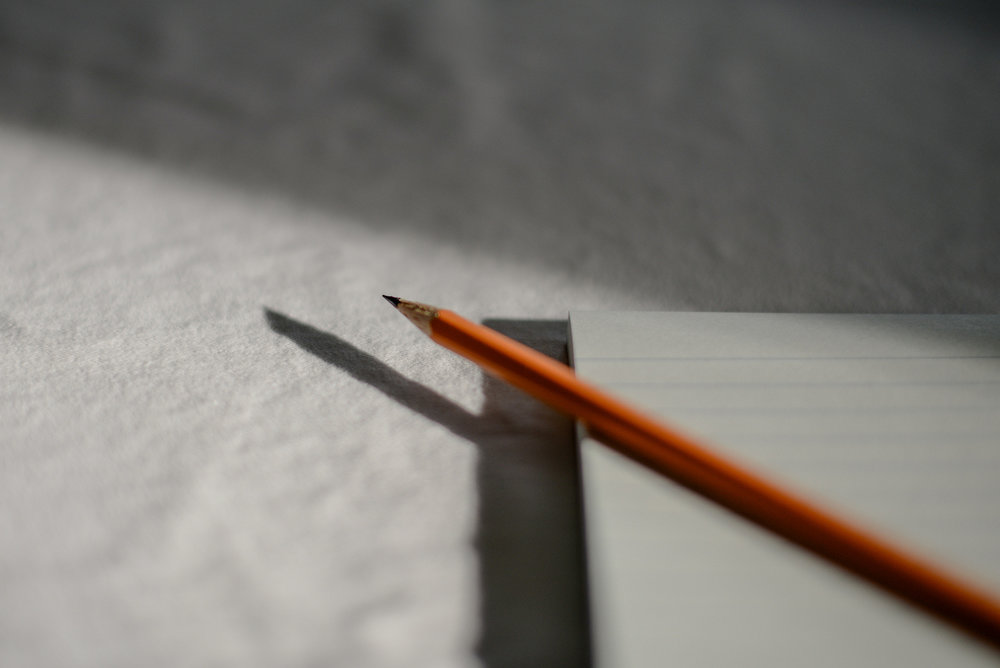
#> input picture pencil.jpg, 1000 x 668 px
$ python 12adaptivethresholding.py
#> lines starting #> are read from the running program, lines starting #| are printed output that depends on the picture; after the words box and inside, x2 and y2 are one past the last pixel; in counts of white or black regions, pixels touching at a corner belong together
import numpy as np
import cv2

# Adaptive thresholding is good when the image has lightning shadows.
# Adaptive thresholding is best for lightining shadows

bw = cv2.imread('pencil.jpg', 0)
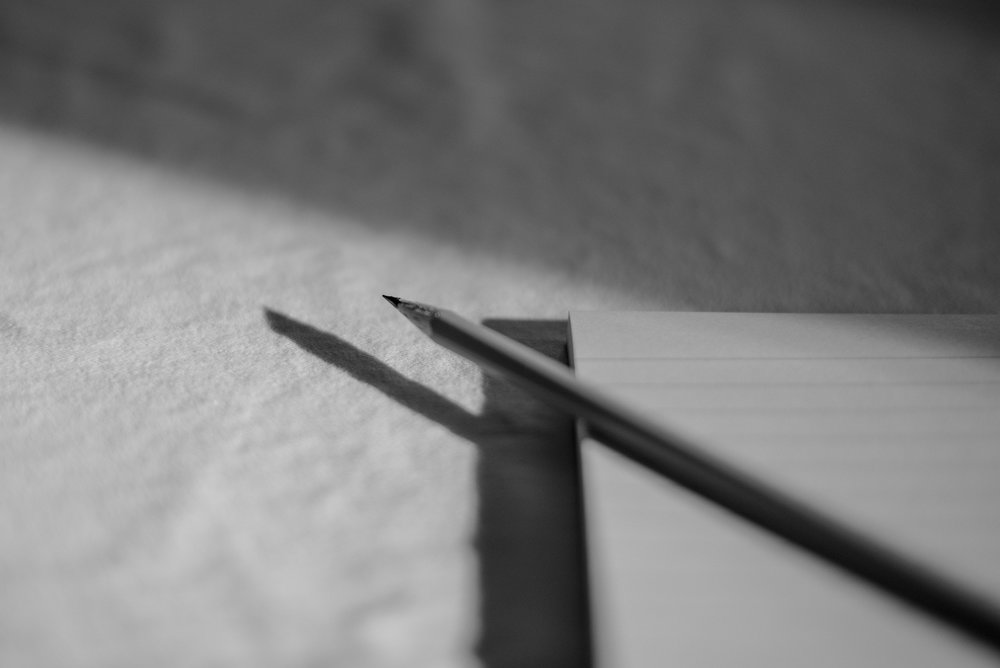
#> bw: shape (668, 1000); min 0, max 209, mean 124.4
cv2.imshow("Banepa", bw)

ret, threshold_basic = cv2.threshold(bw, 70, 255, cv2.THRESH_BINARY)
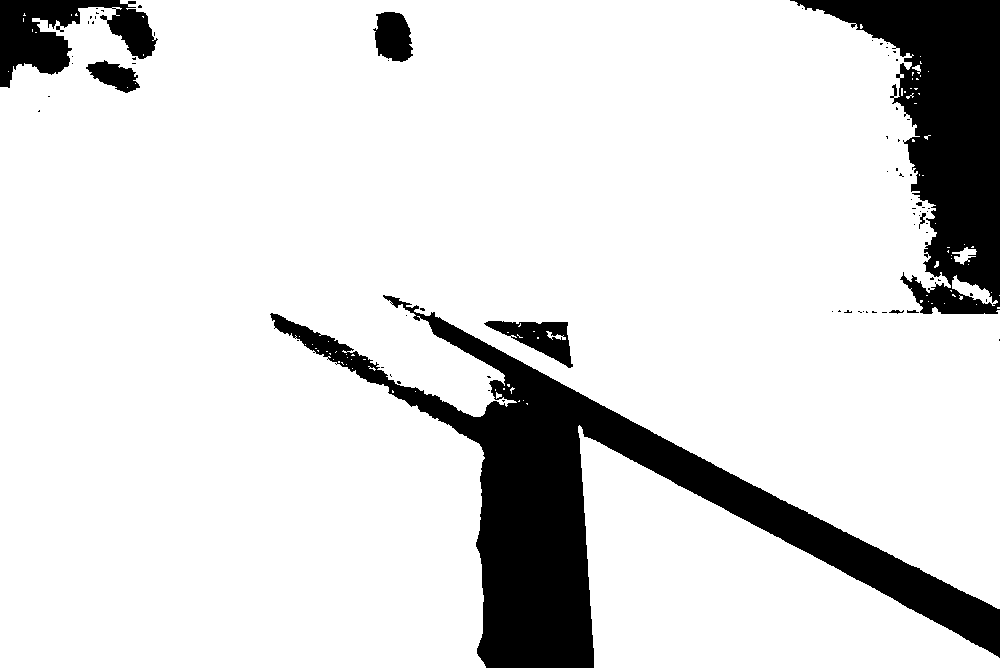
#> threshold_basic: shape (668, 1000); 86% white; 75 black regions (65 under 20 px), largest, box (x1, y1, x2, y2) and area: (270, 295, 1000, 668) 53094, (790, 0, 1000, 314) 28617, (0, 0, 158, 88) 6771
cv2.imshow("Basic threshold", threshold_basic)

thresh_adapt = cv2.adaptiveThreshold(bw, 255, cv2.ADAPTIVE_THRESH_GAUSSIAN_C, cv2.THRESH_BINARY, 115, 1)
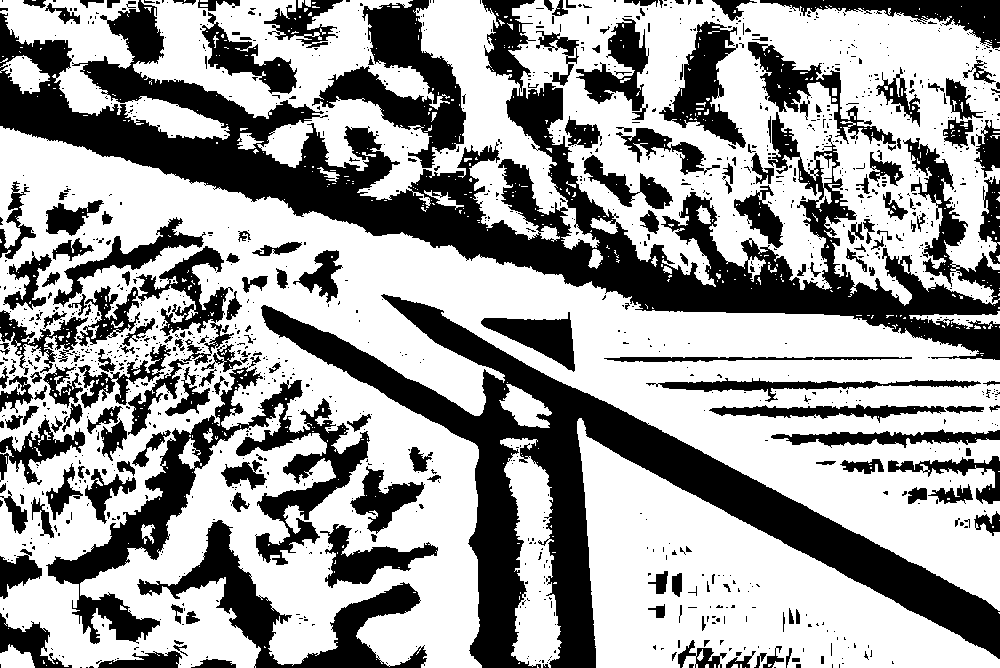
#> thresh_adapt: shape (668, 1000); 61.8% white; 1272 black regions (1060 under 20 px), largest, box (x1, y1, x2, y2) and area: (0, 0, 1000, 360) 76144, (261, 294, 1000, 668) 52153, (46, 367, 370, 644) 17161
cv2.imshow("Adaptive Threshold", thresh_adapt)

cv2.waitKey(0)
cv2.destroyAllWindows()

$ run again, with butterfly.jpg copied over pencil.jpg
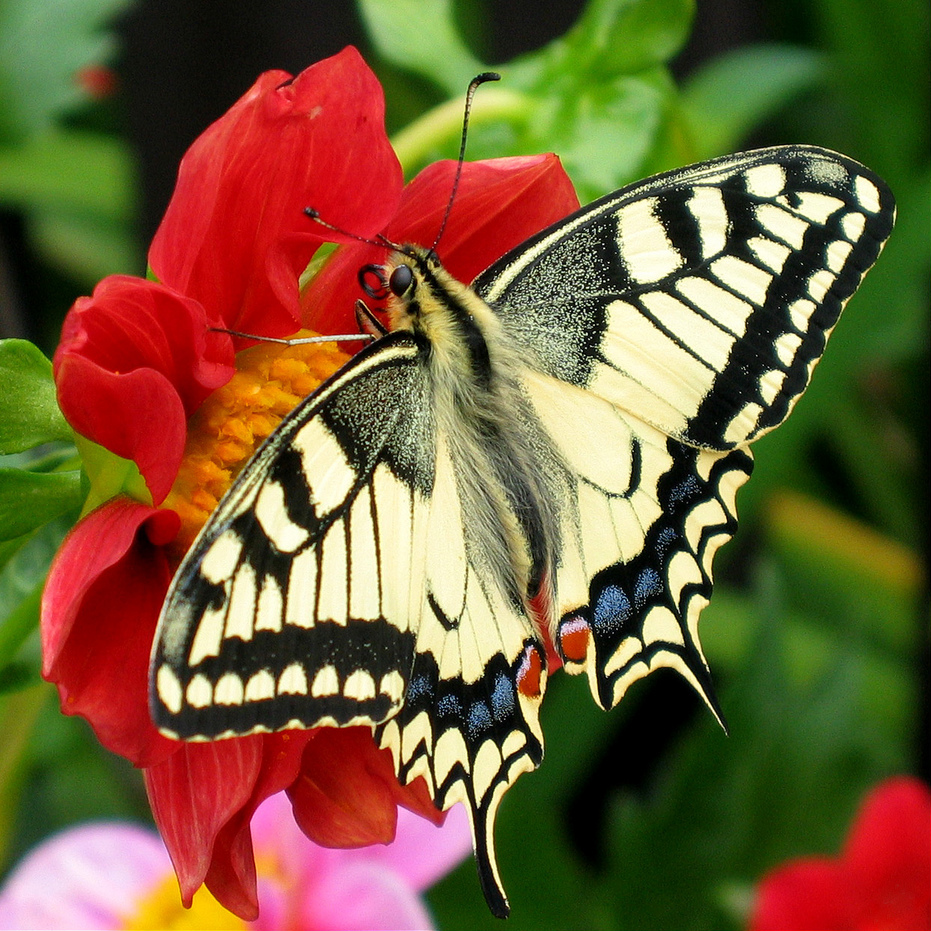
#> input picture butterfly.jpg, 931 x 931 px
#> `ret, threshold_basic = cv2.threshold(bw, 70, 255, cv2.THRESH_BINARY)`:
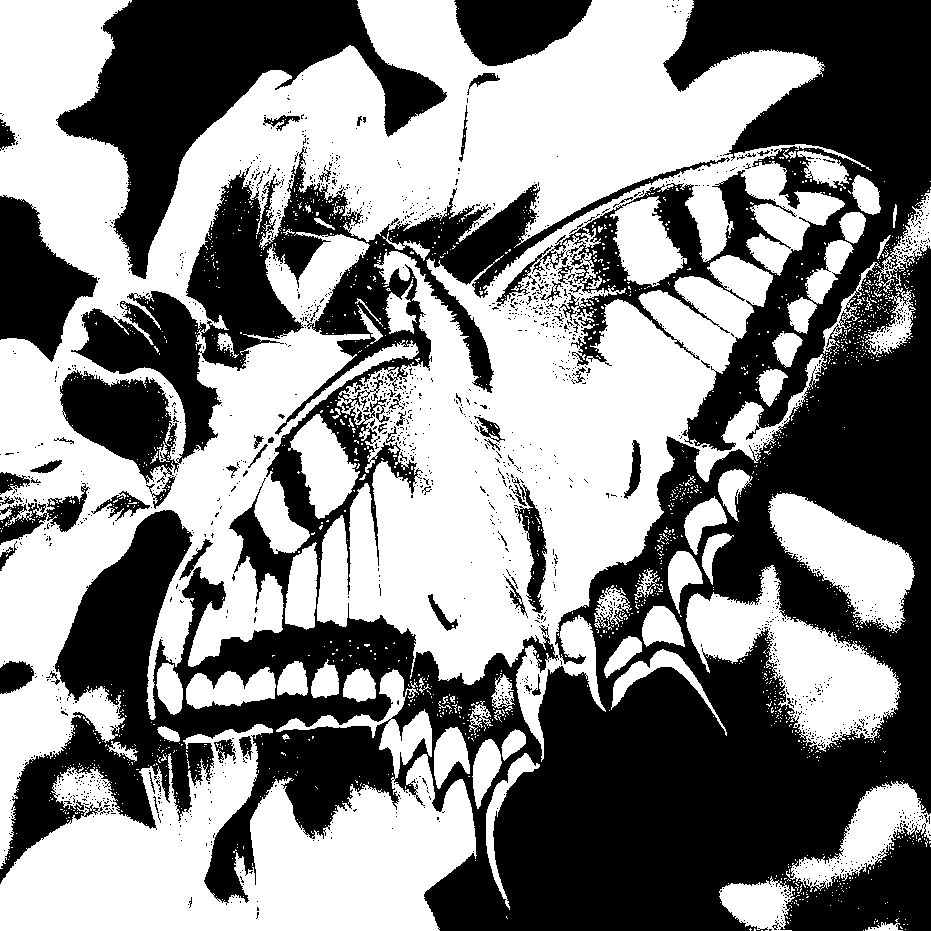
#> threshold_basic: shape (931, 931); 52.6% white; 1750 black regions (1680 under 20 px), largest, box (x1, y1, x2, y2) and area: (0, 0, 931, 931) 343472, (56, 0, 447, 279) 36610, (0, 195, 98, 362) 9022
#> `thresh_adapt = cv2.adaptiveThreshold(bw, 255, cv2.ADAPTIVE_THRESH_GAUS..`:
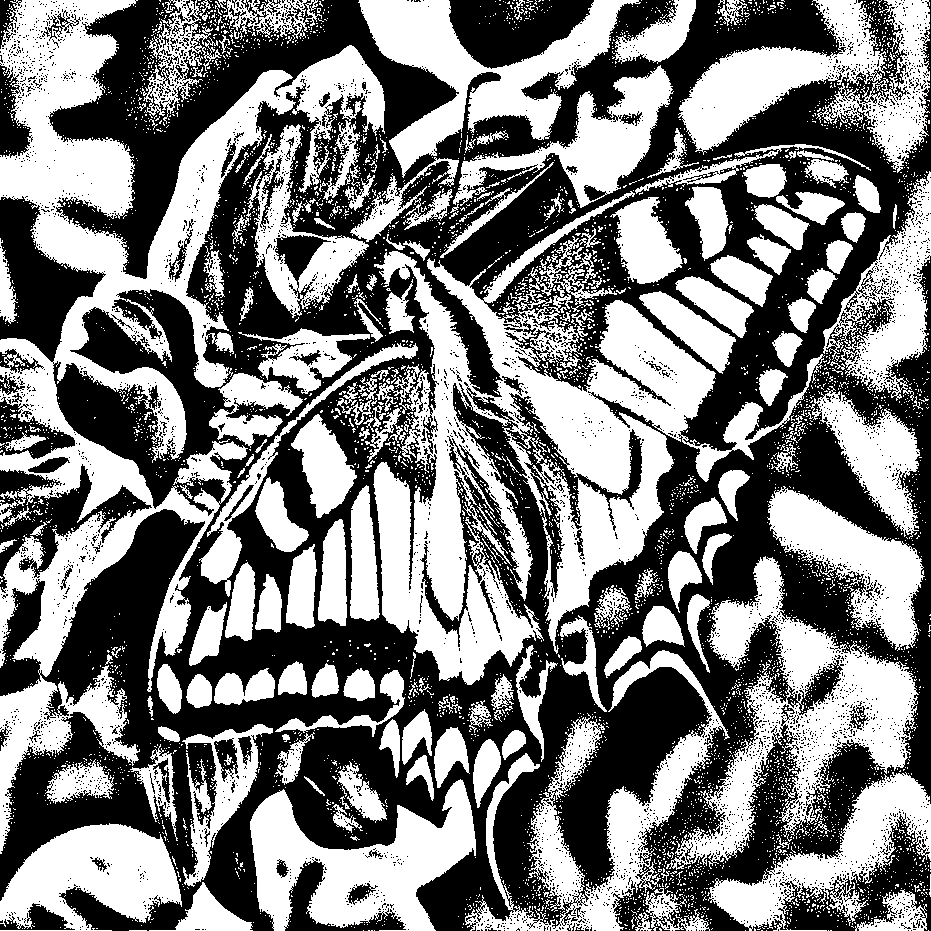
#> thresh_adapt: shape (931, 931); 48.9% white; 4987 white regions (4771 under 20 px), largest, box (x1, y1, x2, y2) and area: (0, 0, 385, 854) 76741, (373, 191, 825, 685) 66876, (666, 556, 919, 870) 23447
